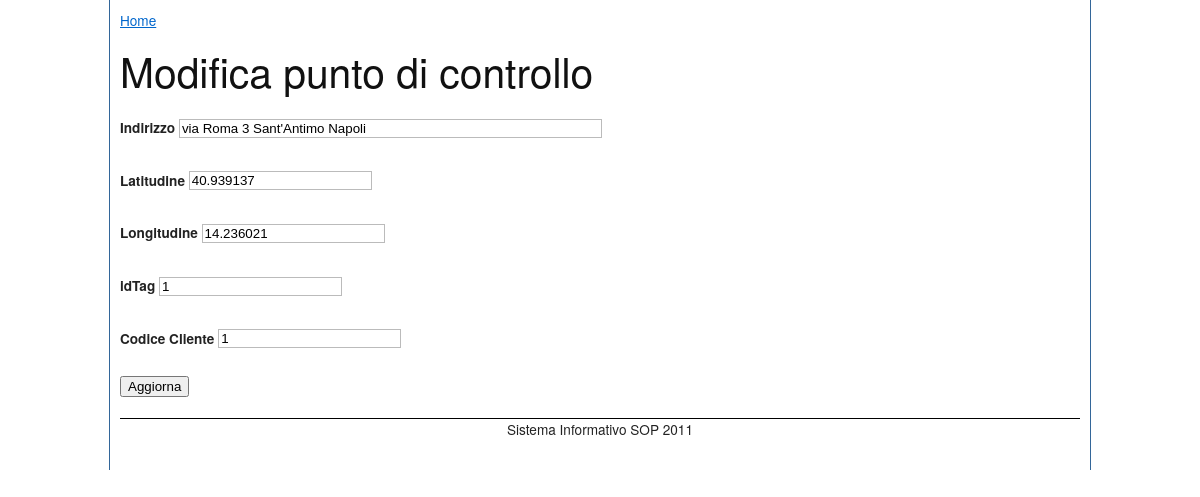
Page /ASC/puntiDiControllo/modifica.php?id=1 on the committed database.
### tables this page shows
CREATE TABLE PuntiDiControllo
(
	codicePC INTEGER AUTO_INCREMENT PRIMARY KEY,
	indirizzo VARCHAR(100) NOT NULL,
	latitudine DOUBLE NOT NULL,
	longitudine DOUBLE NOT NULL,
	idTag INTEGER NOT NULL,
	codiceCliente INTEGER NOT NULL,

	CONSTRAINT PC_fk1
	  FOREIGN KEY (codiceCliente) REFERENCES Clienti(codiceCliente)
);

### lib/DB.php (called while the page is built, shortened)
<?php
class DB {
	private static $instance = NULL;
	private $user = 'sop2011_admin';
	private $password = 'z0m1x9n2';
	private $dbName = 'sop2011';
	private $dbHost = 'localhost';
	private $conn = NULL;
	private function __construct() {
		$this->conn = new mysqli($this->dbHost, $this->user, $this->password, $this->dbName);
		$this->conn->query("SET NAMES 'utf8'");
	}
	public static function getInstance() {
		if (!self::$instance instanceof self) {
			try {
				self::$instance = new self;
			} catch (DatabaseErrorException $e) {
				die($e->getMessage());
			}
		}
		return self::$instance;
	}
	public function query($queryStr) {
		$result = @$this->conn->query($queryStr);
		if ($result !== FALSE) {
			return $result;
		} else {
			$msg = $this->conn->connect_error;
			throw new DatabaseErrorException($msg);
		}
	}
	public function fetchFirst($queryStr) {
		$queryStr .= ' LIMIT 1';
		$result = $this->query($queryStr);
		$out = $result->fetch_assoc();
		if (!empty($out)) {
			return $out;
		} else {
			throw new DatabaseErrorException("Record non trovato");
		}
	}
}
?>

### lib/PuntoDiControllo.php (called while the page is built, shortened)
<?php
require 'DB.php';
class PuntoDiControllo {
	private static $nomeTabella = 'PuntiDiControllo';
	private $indirizzo;
	private $latitudine;
	private $longitudine;
	private $idTag;
	private $codiceCliente;
	public function getLongitudine() {
		return $this->longitudine;
	}
	public function getIndirizzo() {
		return $this->indirizzo;
	}
	public function getLatitudine() {
		return $this->latitudine;
	}
	public function getIdTag() {
		return $this->idTag;
	}
	public function getCodiceCliente() {
		return $this->codiceCliente;
	}
	public function setLongitudine($longitudine) {
			$this->longitudine = $longitudine;
	}
	public function setIndirizzo($indirizzo) {
		$this->indirizzo = $indirizzo;
	}
	public function setLatitudine($latitudine) {
		$this->latitudine = $latitudine;
	}
	public function setIdTag($idTag) {
		$this->idTag = $idTag;
	}
	public function setCodiceCliente($codiceCliente) {
		$this->codiceCliente = $codiceCliente;
	}
	public static function find_by_id($id) {
		$db = DB::getInstance();
		$nomeChiave = 'codicePC';
		$queryStr = "SELECT * FROM " . self::$nomeTabella . " WHERE $nomeChiave=$id";
		try {
			$out = $db->fetchFirst($queryStr);
			$s = new PuntoDiControllo($out['codicePC'], $out['indirizzo'], $out['latitudine'], $out['longitudine'], $out['idTag'], $out['codiceCliente']);
			return $s;
		} catch (DatabaseErrorException $exc) {
			echo '<p>', $queryStr, '</p>';
			echo $exc->getTraceAsString();
		}
	}
}
?>

### public/ASC/puntiDiControllo/modifica.php (the view, shortened to what this page needs)
<?php
require_once 'PuntoDiControllo.php';
$s = PuntoDiControllo::find_by_id($_GET['id']);
?>
<?php include HELPERS_DIR . '/testata.php'; ?>
		<h1>Modifica punto di controllo</h1>
		<form action="<?php echo ACTION_URL; ?>/puntoDiControllo/modifica.php" method="post">
			<p>
				<label for="indirizzo">Indirizzo</label>
				<input id="indirizzo" name="indirizzo" type="text" value="<?php echo $s->getIndirizzo(); ?> " size="50" />
			</p>
			<p>
				<label for="lat">Latitudine</label>
				<input id="lat" name="lat" type="text" value="<?php echo $s->getLatitudine(); ?>" />
			</p>
			<p>
				<label for="lng">Longitudine</label>
				<input id="lng" name="lng" type="text" value="<?php echo $s->getLongitudine(); ?>" />
			</p>
			<p>
				<label for="idTag">idTag</label>
				<input id="idTag" name="idTag" type="text" value="<?php echo $s->getIdTag(); ?>" />
			</p>
			<p>
				<label for="codiceCliente">Codice Cliente</label>
				<input id="codiceCliente" name="codiceCliente" type="text" value="<?php echo $s->getCodiceCliente(); ?>" />
			</p>
			<p>
				<input id="submit" name="submit" type="submit" value="Aggiorna" />
			</p>
		</form>
<?php include HELPERS_DIR . '/piepagina.php'; ?>

### public/css/screen.css (style rules this page uses)
html { margin:0;padding:0;border:0; }
body, div, span, object, iframe, h1, h2, h3, h4, h5, h6, p, blockquote, pre, a, abbr, acronym, address, code, del, dfn, em, img, q, dl, dt, dd, ol, ul, li, fieldset, form, label, legend, table, caption, tbody, tfoot, thead, tr, th, td, article, aside, dialog, figure, footer, header, hgroup, nav, section { margin:0;padding:0;border:0;font-weight:inherit;font-style:inherit;font-size:100%;font-family:inherit;vertical-align:baseline; }
body { line-height:1.5;background:white; }
html { font-size:100.01%; }
body { font-size:85%;color:#222;background:#fff;font-family:"Helvetica Neue", Arial, Helvetica, sans-serif; }
h1, h2, h3, h4, h5, h6 { font-weight:normal;color:#111; }
h1 { font-size:3em;line-height:1;margin-bottom:0.5em; }
p { margin:0 0 1.5em; }
label { font-weight:bold; }
input[type=text], input[type=password], input.text, input.title, textarea { background-color:#fff;border:1px solid #bbb; }
input[type=text], input[type=password], input.text, input.title, textarea, select { margin:0.5em 0; }

### rows in the picture
puntidicontrollo: indirizzo "via Roma 3 Sant'Antimo Napoli", lat "40.939137", lng "14.236021", idTag "1", codiceCliente "1"
